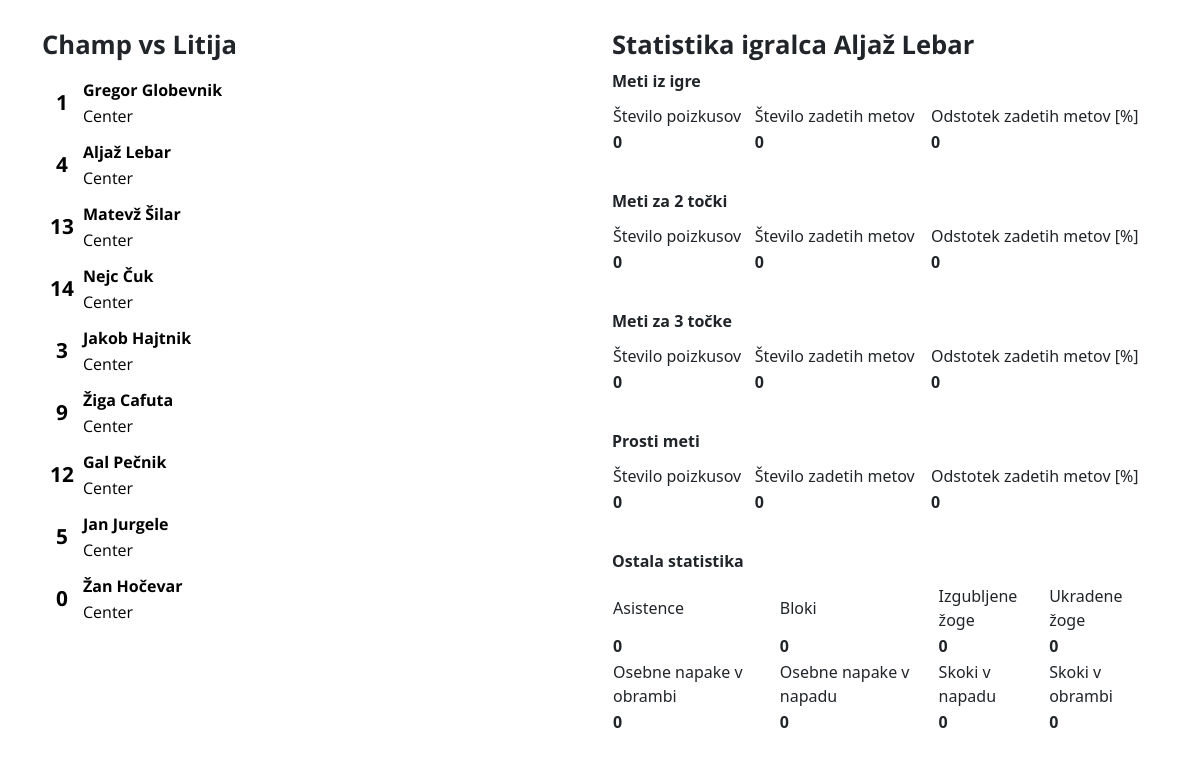
Page /final_stat?id=2 on the committed database.
### app/models.py (models this page shows, shortened)
class Opponents(db.Model):
    opponent_id = db.Column(db.INTEGER, primary_key=True, autoincrement=True, nullable=False)
    team_name = db.Column(db.String(50), index=True)
    points = db.Column(db.Integer, index=True)
    score = db.Column(db.Boolean, index=True)
    result = db.Column(db.Boolean, index=True)
    date = db.Column(db.Date, index=True, nullable=False)
    home_team_points = db.Column(db.Integer, index=True)
    id_opponent = db.relationship('Players', backref='opponent', lazy=True)

class Players(db.Model):
    player_id = db.Column(db.Integer, primary_key=True, autoincrement=True)
    full_name = db.Column(db.String(50), index=True, nullable=False)
    jersey_no = db.Column(db.String(50), index=True, nullable=False)
    pa_1 = db.Column(db.Integer, index=True)
    pm_1 = db.Column(db.Integer, index=True)
    pa_2 = db.Column(db.Integer, index=True)
    pm_2 = db.Column(db.Integer, index=True)
    pa_3 = db.Column(db.Integer, index=True)
    pm_3 = db.Column(db.Integer, index=True)
    fouls_o = db.Column(db.Integer, index=True)
    fouls_d = db.Column(db.Integer, index=True)
    rebounds_o = db.Column(db.Integer, index=True)
    rebounds_d = db.Column(db.Integer, index=True)
    assists = db.Column(db.Integer, index=True)
    turnovers = db.Column(db.Integer, index=True)
    blocks = db.Column(db.Integer, index=True)
    steals = db.Column(db.Integer, index=True)
    id_positon = db.Column(db.Integer, db.ForeignKey('positions.position_id'), nullable=False)
    id_opponent = db.Column(db.Integer, db.ForeignKey('opponents.opponent_id'))

### app/routes.py (the view)
@app.route('/final_stat', methods=['GET', 'POST'])
def final_stat():
    selected_id = request.args.get('id', None)
    players = Players.query.all()
    current_opponent = Opponents.query.filter_by(date=date.today()).first()
    selected_player = Players.query.filter_by(player_id=selected_id).first()
    if selected_id is None:
        fga = 0
        fgm = 0
        percentage1 = 0
        percentage2 = 0
        percentage3 = 0
        percentage_fg = 0
    else:
        fga = selected_player.pa_2 + selected_player.pa_3
        fgm = selected_player.pm_2 + selected_player.pm_3
        if fga == 0:
            percentage_fg = 0
        else:
            percentage_fg = round((fgm / fga) * 100)
        if selected_player.pa_1 == 0:
            percentage1 = 0
        else:
            percentage1 = round((selected_player.pm_1 / selected_player.pa_1) * 100)
        if selected_player.pa_2 == 0:
            percentage2 = 0
        else:
            percentage2 = round((selected_player.pm_2 / selected_player.pa_2) * 100)
        if selected_player.pa_3 == 0:
            percentage3 = 0
        else:
            percentage3 = round((selected_player.pm_3 / selected_player.pa_3) * 100)
    return render_template('final_stat.html', current_opponent=current_opponent, players=players,
                           selected_player=selected_player, fga=fga, fgm=fgm, percentage1=percentage1,
                           percentage2=percentage2, percentage3=percentage3, percentage_fg=percentage_fg)

### app/templates/final_stat.html (shortened to what this page needs)
<!DOCTYPE html>
<html lang="en">
<head>
    <link rel="stylesheet" href="{{ url_for('static',filename='style.css') }}">
    <link href="https://cdn.jsdelivr.net/npm/bootstrap@5.1.0/dist/css/bootstrap.min.css" rel="stylesheet">
    <link rel="stylesheet" href="/static/css/base.css">
    <link rel="stylesheet" href="/static/css/playerList.css">
</head>
<body>
    <div class="container">
        <div class="row">
            <div class="col">
                <h1>Champ vs {{ current_opponent.team_name}}</h1>
                <div class="side-players">
                    {% for player in players %}
                        <a href="{{ url_for('final_stat', id=player.player_id) }}" class="player" id="{{ player.player_id }}">
                            <table>
                                <tr>
                                    <td rowspan="2" class="player-id">
                                        <div>{{ player.jersey_no }}</div>
                                    </td>
                                    <td>
                                        <div class="player-name">{{ player.full_name }}</div>
                                    </td>
                                </tr>
                                <tr>
                                    <td>
                                        <div class="player-pos">Center</div>
                                    </td>
                                </tr>
                            </table>
                        </a>
                    {% endfor  %}
                </div>
            </div>
            <div class="col">
                <h1 class="naslovf">Statistika igralca {{ selected_player.full_name }}</h1>
                <table>
                    <tr>
                        <td class="final">Število poizkusov</td>
                        <td class="final">Število zadetih metov</td>
                        <td class="final">Odstotek zadetih metov [%]</td>
                    </tr>
                    <tr>
                        <td id="fga" class="cifre">{{ fga }}</td>
                        <td id="fgm" class="cifre">{{ fgm }}</td>
                        <td id="percentage_fg" class="cifre">{{ percentage_fg }}</td>
                    </tr>
                </table>
                <br>
                <table>
                    <tr>
                        <td class="final">Število poizkusov</td>
                        <td class="final">Število zadetih metov</td>
                        <td class="final">Odstotek zadetih metov [%]</td>
                    </tr>
                    <tr>
                        <td id="pa2">{{ selected_player.pa_2 }}</td>
                        <td id="pm2">{{ selected_player.pm_2 }}</td>
                        <td id="percentage2">{{ percentage2 }}</td>
                    </tr>
                </table>
                <br>
                <table>
                    <tr>
                        <td class="final">Število poizkusov</td>
                        <td class="final">Število zadetih metov</td>
                        <td class="final">Odstotek zadetih metov [%]</td>
                    </tr>
                    <tr>
                        <td id="pa3">{{ selected_player.pa_3 }}</td>
                        <td id="pm3">{{ selected_player.pm_3 }}</td>
                        <td id="percentage3">{{ percentage3 }}</td>
                    </tr>
                </table>
                <br>
                <table>
                    <tr>
                        <td class="final">Število poizkusov</td>
                        <td class="final">Število zadetih metov</td>
                        <td class="final">Odstotek zadetih metov [%]</td>
                    </tr>
                    <tr>
                        <td id="pa1">{{ selected_player.pa_1 }}</td>
                        <td id="pm1">{{ selected_player.pm_1 }}</td>
                        <td id="percentage1">{{ percentage1 }}</td>
                    </tr>
                </table>
                <br>
                <table>
                    <tr>
                        <td class="final">Asistence</td>
                        <td class="final">Bloki</td>
                        <td class="final">Izgubljene žoge</td>
                        <td class="final">Ukradene žoge</td>
                    </tr>
                    <br>
                    <tr>
                        <td id="ast">{{ selected_player.assists }}</td>
                        <td id="blk">{{ selected_player.blocks }}</td>
                        <td id="to">{{ selected_player.turnovers }}</td>
                        <td id="stl">{{ selected_player.steals }}</td>
                    </tr>
                    <tr>
                        <td class="final">Osebne napake v obrambi</td>
                        <td class="final">Osebne napake v napadu</td>
                        <td class="final">Skoki v napadu</td>
                        <td class="final">Skoki v obrambi</td>
                    </tr>
                    <tr>
                        <td id="dpf">{{ selected_player.fouls_d }}</td>
                        <td id="opf">{{ selected_player.fouls_o }}</td>
                        <td id="oreb">{{ selected_player.rebounds_o }}</td>
                        <td id="dreb">{{ selected_player.rebounds_d }}</td>
                    </tr>
                </table>
            </div>
        </div>
    </div>
</body>
</html>

### app/static/css/playerList.css (style rules this page uses)
h1 { font-family: 'Open Sans', sans-serif; font-size: 1.6em; font-weight: bold; }
body { background-color: white; padding: 30px; }
div { font-weight:bold; }
.side-players { height: 100%; width: 40%; margin-top: 16px; }
a { text-decoration: none; }
table { margin: 10px 0; padding: 7px 0; width: 100%; border: none; border-radius: 10px; }
.player-id { font-family: 'Open Sans', sans-serif; font-weight: bold; color: black; font-size: 1.3em; width: 40px; text-align: center; }
.player-name { font-family: 'Open Sans', sans-serif; font-weight: bold; color: black; }
.player-pos { font-family: 'Open Sans', sans-serif; font-weight: lighter; color: black; }
.final { font-weight: 300; }
.cifre { font-weight: 900; }
.naslovf { font-weight: bold; }
@media screen and (max-width: 1200px) { .side-players { width: 40%; } }

### rows in the picture
Opponents: team_name "Litija"
Players: jersey_no "1", full_name "Gregor Globevnik"
Players: jersey_no "4", full_name "Aljaž Lebar", pa_2 "0", pm_2 "0", pa_3 "0", pm_3 "0", pa_1 "0", pm_1 "0", assists "0", blocks "0", turnovers "0", steals "0", fouls_d "0", fouls_o "0", rebounds_o "0", rebounds_d "0"
Players: jersey_no "13", full_name "Matevž Šilar"
Players: jersey_no "14", full_name "Nejc Čuk"
Players: jersey_no "3", full_name "Jakob Hajtnik"
Players: jersey_no "9", full_name "Žiga Cafuta"
Players: jersey_no "12", full_name "Gal Pečnik"
Players: jersey_no "5", full_name "Jan Jurgele"
Players: jersey_no "0", full_name "Žan Hočevar"

### other values in the picture
{{ fga }} "0"
{{ fgm }} "0"
{{ percentage_fg }} "0"
{{ percentage2 }} "0"
{{ percentage3 }} "0"
{{ percentage1 }} "0"
